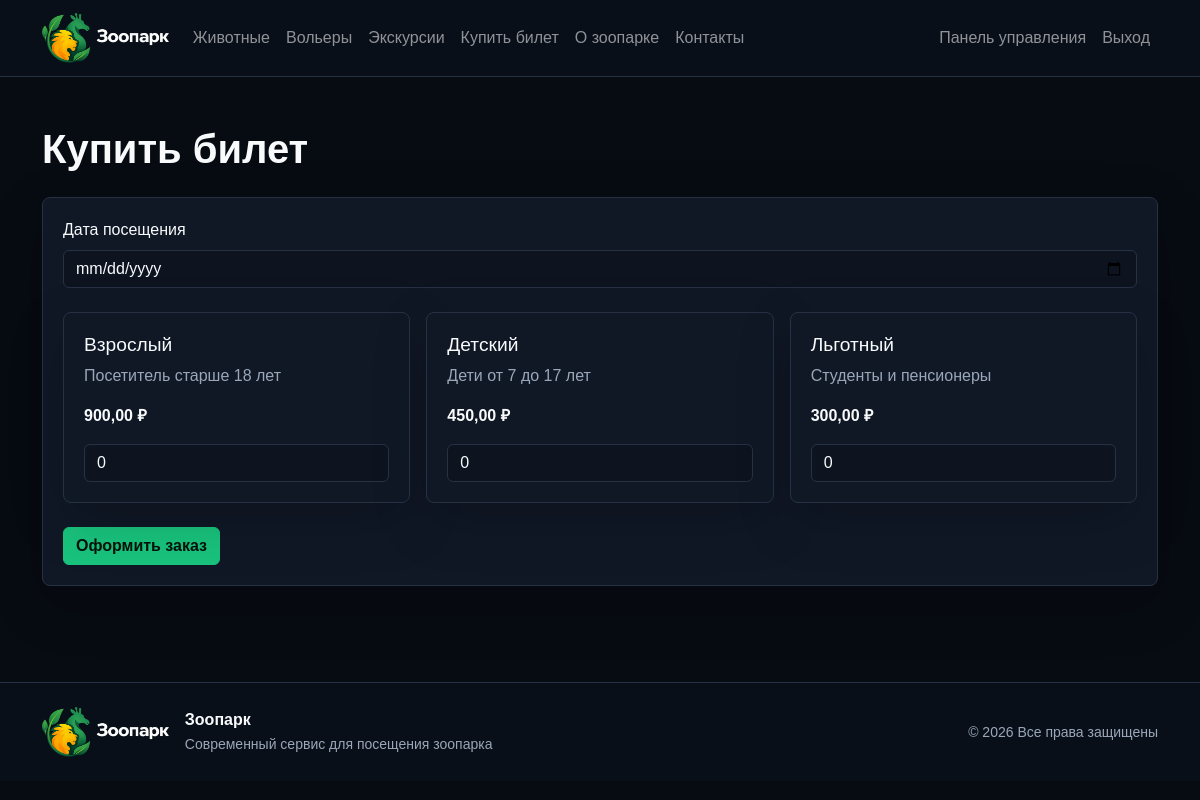
Screenshot of /tickets.php (signed in) with the database file from the repository.
### tables this page shows
CREATE TABLE ticket_types (
    id INT AUTO_INCREMENT PRIMARY KEY,
    name VARCHAR(100) NOT NULL,
    price DECIMAL(10,2) NOT NULL,
    description TEXT
);

### config/db.php (called while the page is built, shortened)
<?php
function db(): PDO
{
    static $pdo = null;
    if ($pdo instanceof PDO) {
        return $pdo;
    }
    $dsn = 'mysql:host=' . DB_HOST . ';dbname=' . DB_NAME . ';charset=' . DB_CHARSET;
    $pdo = new PDO($dsn, DB_USER, DB_PASS, [
        PDO::ATTR_ERRMODE => PDO::ERRMODE_EXCEPTION,
        PDO::ATTR_DEFAULT_FETCH_MODE => PDO::FETCH_ASSOC,
        PDO::ATTR_EMULATE_PREPARES => false,
    ]);
    return $pdo;
}

### includes/functions.php (called while the page is built, shortened)
<?php
require_once __DIR__ . '/../config/db.php';
function e(?string $value): string
{
    return htmlspecialchars((string)$value, ENT_QUOTES | ENT_SUBSTITUTE, 'UTF-8');
}

### tickets.php (the view, shortened to what this page needs)
<?php
require __DIR__ . '/templates/header.php';
?>
<section class="container py-5">
    <h1 class="section-title">Купить билет</h1>
    <form method="post" class="app-panel">
        <label class="form-label">Дата посещения</label>
        <input class="form-control mb-4" type="date" name="visit_date" min="<?= date('Y-m-d') ?>" required>
        <div class="row g-3">
            <?php foreach (db()->query('SELECT * FROM ticket_types ORDER BY price DESC') as $t): ?>
                <div class="col-md-4"><div class="app-card">
                    <h3><?= e($t['name']) ?></h3>
                    <p class="text-secondary"><?= e($t['description']) ?></p>
                    <strong><?= e(number_format((float)$t['price'], 2, ',', ' ')) ?> ₽</strong>
                    <input class="form-control mt-3" type="number" name="quantity[<?= $t['id'] ?>]" value="0" min="0">
                </div></div>
            <?php endforeach; ?>
        </div>
        <button class="btn btn-accent mt-4">Оформить заказ</button>
    </form>
</section>
<?php require __DIR__ . '/templates/footer.php'; ?>

### assets/css/style.css (style rules this page uses)
:root { --bg: #070b12; --panel: #101826; --panel-2: #151f2f; --line: #263244; --text: #f8fafc; --muted: #9aa7b8; --green: #19c37d; --orange: #ff9f1c; --blue: #0f2742; }
body { background: var(--bg); color: var(--text); font-family: Arial, sans-serif; }
.text-secondary { color: var(--muted) !important; }
.btn-accent { background: var(--green); border-color: var(--green); color: #03120b; font-weight: 700; }
.section-title { margin-bottom: 1.5rem; font-weight: 800; }
.app-card, .app-panel, .auth-card, .metric-card { position: relative; z-index: 2; background: var(--panel); border: 1px solid var(--line); border-radius: 8px; padding: 1.25rem; box-shadow: 0 18px 55px rgba(0, 0, 0, 0.18); }
.app-card h2, .app-card h3 { font-size: 1.2rem; }
.form-control, .form-select { background-color: #0d1420; border-color: var(--line); color: var(--text); }
.form-control::placeholder { color: #fff; }

### rows the page displays
ticket_types: name "Взрослый", description "Посетитель старше 18 лет", price "900,00"
ticket_types: name "Детский", description "Дети от 7 до 17 лет", price "450,00"
ticket_types: name "Льготный", description "Студенты и пенсионеры", price "300,00"
